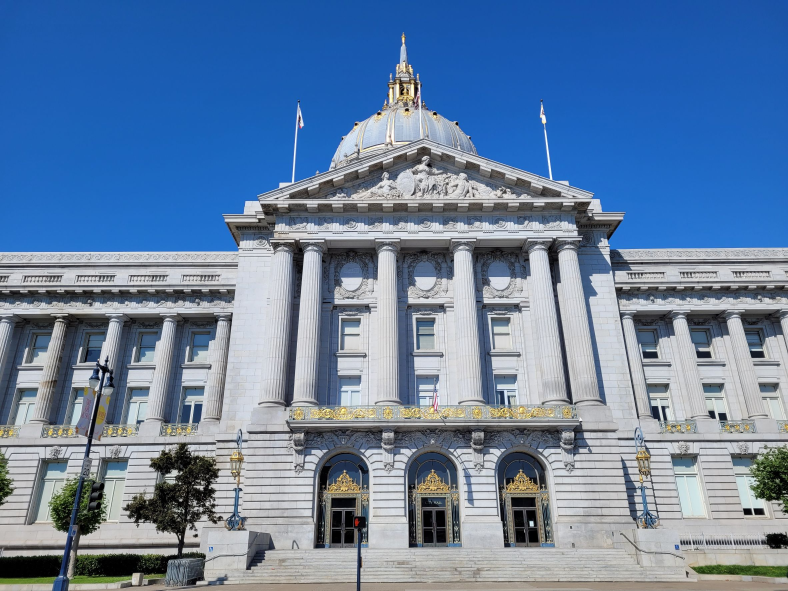
#> input picture mp2/data_p2/p2_0.jpg, 2364 x 1773 px, given in place of p2_4.jpg, which was not available (shown at 1/3 size)
$ jupyter execute Kaylin_Chen_a2_p2.ipynb   (text cells are left out)
#> lines starting #> are read from the running program, lines starting #| are printed output that depends on the picture; pictures that were not available may be replaced by others from this repository, and a replacement may not be noted
[cell 1]
# import data
import numpy as np
from PIL import Image
import matplotlib.pyplot as plt
import scipy.ndimage as ndimage
from scipy import signal
import skimage as ski

[cell 2]
step = 0.8
def display_corners(image, coords, title="Corners detected"):
 plt.imshow(image, cmap='gray')
 plt.title(title)
 plt.plot(coords[:, 1], coords[:, 0], 'o', markersize=1, c='r')

def gaussian_pyramid(img, n=15):
    out = []
    out.append(img)
    for i in range(n):
        img = ski.transform.resize(img, (int(img.shape[0]*step), int(img.shape[1]*step)), preserve_range=True)
        out.append(img)
        # plt.figure()
        # plt.imshow(img)
    return out

def LOG(pyramid, x, y):
    out = []
    sigma = 2
    k=1
    win_size = sigma*6
    w_half=win_size//2
    for img in pyramid:
        x= int(x*step)
        y= int(y*step)
        if x-w_half>=0 and y-w_half>=0 and x+w_half+1<img.shape[0] and y+w_half+1<img.shape[1]:
            input = img[x-w_half:x+w_half+1,y-w_half:y+w_half+1]
            log = ndimage.gaussian_laplace(input, sigma) * ((k*sigma)**2)
            max_val = max(abs(log.max()), abs(log.min()))
            # max_val = abs(log.min())
            out.append([k,max_val])
            # print(max_val)
        k = k/step
    return out

[cell 3]
def show_all_arrows(title, image, cx, cy, rad, ori, color='b'):
    """
    image: numpy array, representing the grayscsale image
    cx, cy: numpy arrays or lists, centers of the detected blobs
    rad: numpy array or list, radius of the detected blobs
    """
    import matplotlib.pyplot as plt
    from matplotlib.patches import FancyArrow,Circle

    fig, ax = plt.subplots()
    ax.set_aspect('equal')
    ax.imshow(image, cmap='gray')
    for x, y,r, ori in zip(cx, cy,rad, ori):
        dy = r * np.cos(ori)
        dx = r * np.sin(ori)
        circ = Circle((x, y), r, color='r', fill=False)
        ax.add_patch(circ)
        arr = FancyArrow(x, y, dx, dy, head_width=3, color=color, fill=False)
        ax.add_patch(arr)

    plt.title(title)
    plt.plot(cx, cy, 'x', markersize=5, c='r')
    # plt.savefig("test/{}.png".format(title))
    plt.show()

[cell 4]
def orientation(x, y, scale, ix, iy):
    import math
    from random import random
    window_size = int(scale*12)
    w_half = int(window_size//2)
    # print(window_size, w_half)
    max_hist = -math.inf
    max_mag = -math.inf
    max_idx=0
    orient=0
    for i in range(x-w_half, x+w_half+1):
        for j in range(y-w_half, y+w_half+1):
            if i>=0 and j>=0 and i<ix.shape[0] and j<iy.shape[1]:
                magnitude = np.sqrt(ix[i][j]**2 + iy[i][j]**2)
                if magnitude>max_mag:
                    max_mag=magnitude
                    ar = np.arctan2(iy[i][j], ix[i][j])
                    # print(ar)
                    if ar <0:
                        orient = ar+2*np.pi
                    else:
                        orient = ar

    return orient

[cell 5]
# [27 lines of commented-out code are left out]

[cell 6]
# name = "p2_4"
name = "p2_1"
# name = "p2_5"
name = "p2_4"
# name = "p2_2"

action = "base"

im=Image.open("data_p2/{}.jpg".format(name))
#> im is the input picture: PIL image 2364x1773 RGB; mean R, G, B 103.6, 129.5, 162.1
im = im.resize([int(im.size[0]/4),int(im.size[1]/4)])
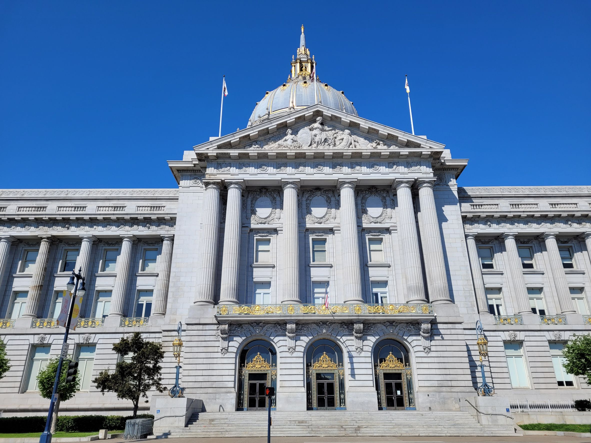
#> im: PIL image 591x443 RGB; mean R, G, B 103.6, 129.5, 162.1

# [22 lines of commented-out code are left out]

plt.figure()
plt.imshow(im)

# convert to grayscale, rescale intensities to [0,1]
gray = np.asarray(im.convert('L'))
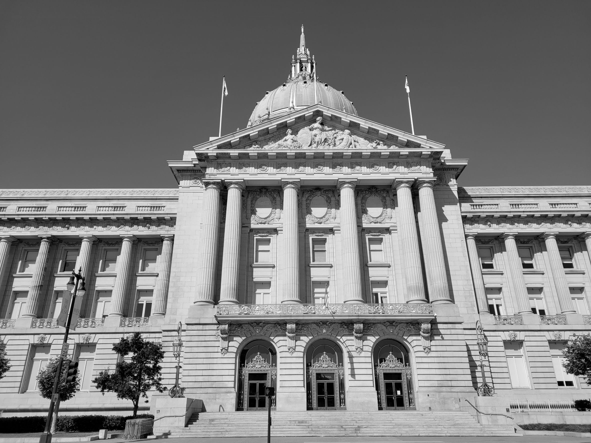
#> gray: shape (443, 591); min 0, max 255, mean 125.4
gray = gray/255.0
# print(gray)
plt.figure()
plt.imshow(gray)

[cell 7]
# compute partial derivatives ix, iy at each pixel
ix = ndimage.sobel(gray,0)
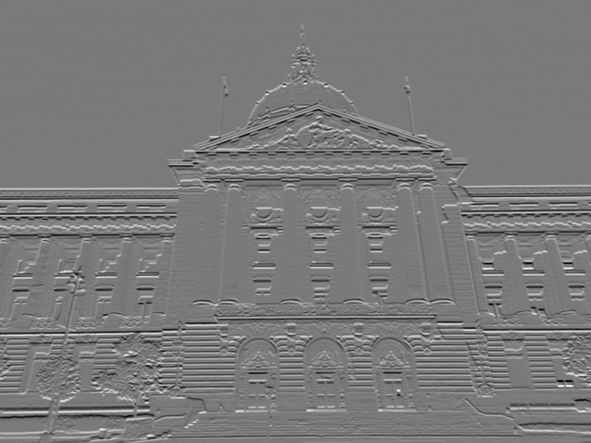
#> ix: shape (443, 591) float64; min -3.16, max 3.42, mean 0.00544; drawn with min black and max white
iy = ndimage.sobel(gray,1)
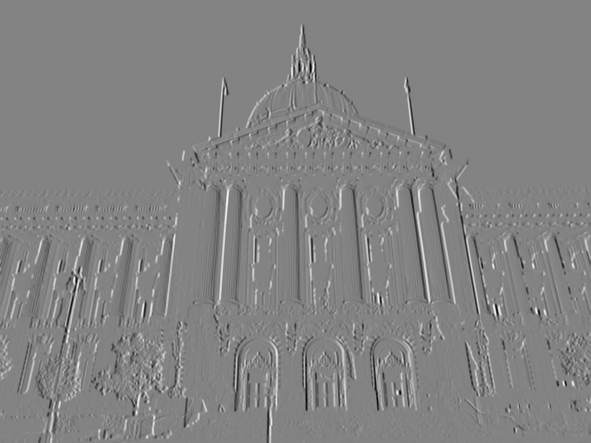
#> iy: shape (443, 591) float64; min -3.64, max 3.44, mean 0.000817; drawn with min black and max white

[cell 8]
# [30 lines of commented-out code are left out]

[cell 9]
# [8 lines of commented-out code are left out]

[cell 10]
# from skimage.feature import corner_peaks,corner_peaks
# coords = corner_peaks(img_thr, min_distance=15, threshold_rel=0.02)
# # print(coords)
# display_corners(gray, coords)

[cell 11]
from skimage.feature import corner_peaks,corner_harris
measure_image = corner_harris(gray)
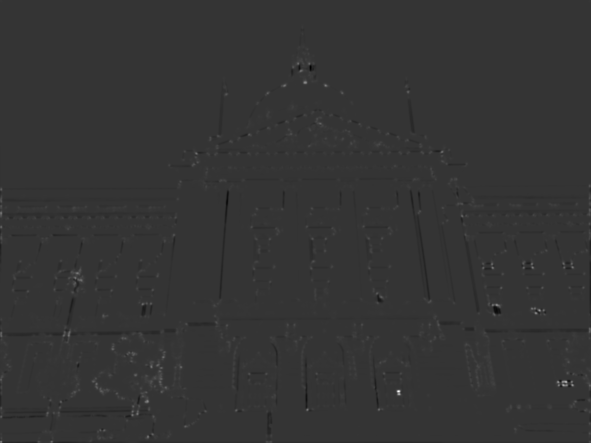
#> measure_image: shape (443, 591) float64; min -2.17, max 8.33, mean 0.00405; drawn with min black and max white
coords = corner_peaks(measure_image, min_distance=15, threshold_rel=0.02)
#> coords = 128 pairs, first value 82 to 426, second value 20 to 572
display_corners(gray, coords)
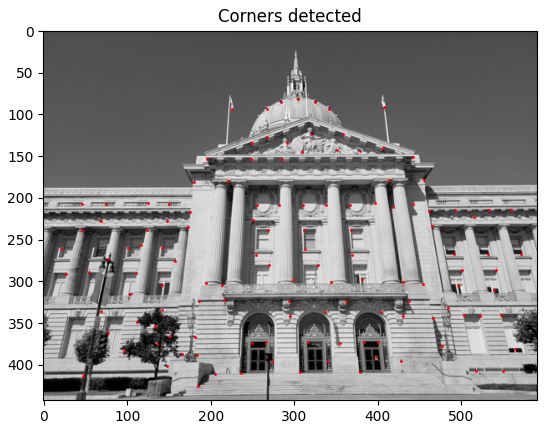
#> figure drawn by matplotlib, 1 panel

[cell 12]
pyramid = gaussian_pyramid(gray)
#> the loop in gaussian_pyramid, `for i in range(n):` made 15 passes
#> pass 1, in gaussian_pyramid, `img = ski.transform.resize(img, (int(img.shape[0]*step), int(img.shape..`:
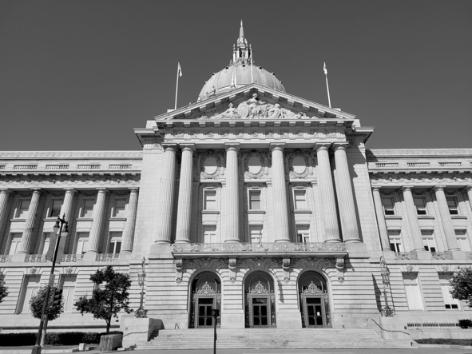
#> img: shape (354, 472) float64; min 0, max 0.982, mean 0.492
#> pass 2, in gaussian_pyramid, `img = ski.transform.resize(img, (int(img.shape[0]*step), int(img.shape..`:
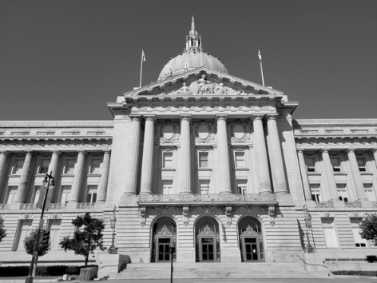
#> img: shape (283, 377) float64; min 5.01e-18, max 0.933, mean 0.492
#> pass 3, in gaussian_pyramid, `img = ski.transform.resize(img, (int(img.shape[0]*step), int(img.shape..`:
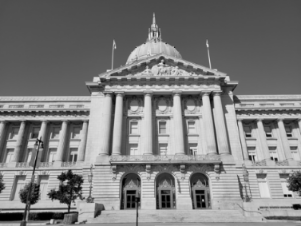
#> img: shape (226, 301) float64; min 6.03e-15, max 0.89, mean 0.492
#> after the loop in gaussian_pyramid, `for i in range(n):`: out = 16 items
#> pyramid = 16 items

[cell 13]
import math
rad = []
arr = []
for i,j in coords:
    # normalize LOG
    log_out = LOG(pyramid, i, j)
    # print(log_out)

    # find scale
    max_v = -math.inf
    max_k=1
    for k, val in log_out:
        if val > max_v:
            max_v = val
            max_k = k
    rad.append(k) # todo
    # compute orientation dx,dy
    orient = orientation(i,j,max_k, ix, iy)
    # print(max_k)
    arr.append(orient)
#> this loop made 128 passes
#> (i, j, window_size in orientation, orient) on passes 1 to 12: (391, 398, 174, 4.81), (381, 565, 174, 4.89), (310, 539, 218, 4.89), (82, 305, 89, 4.74), (401, 147, 174, 1.47), (304, 496, 272, 4.81), (85, 325, 89, 4.74), (267, 532, 218, 4.89), (273, 77, 71, 1.28), (409, 307, 174, 4.73), (267, 492, 272, 4.81), (366, 151, 139, 0.0452)
#> (i, j) on passes 51 to 56: (374, 249), (238, 368), (289, 54), (144, 379), (134, 291), (276, 157)

[cell 14]
# plot arrow
arr = np.asarray(arr)
# print(arr[:,1].shape)
# print(arr[:,1])
# show_all_circles(gray, coords[:,1], coords[:,0], rad)
title = "{}_{}".format(name, action)
show_all_arrows(title, gray,coords[:,1], coords[:,0],rad, arr )
#> the loop in show_all_arrows, `for x, y,r, ori in zip(cx, cy,rad, ori):` made 128 passes
#> (x, y, r, ori) on passes 1 to 12: (398, 391, 14.55, 4.81), (565, 381, 14.55, 4.89), (539, 310, 18.19, 4.89), (305, 82, 7.45, 4.74), (147, 401, 14.55, 1.47), (496, 304, 22.74, 4.81), (325, 85, 7.45, 4.74), (532, 267, 18.19, 4.89), (77, 273, 7.45, 1.28), (307, 409, 14.55, 4.73), (492, 267, 22.74, 4.81), (151, 366, 14.55, 0.0452)
#> in show_all_arrows, `plt.show()`:
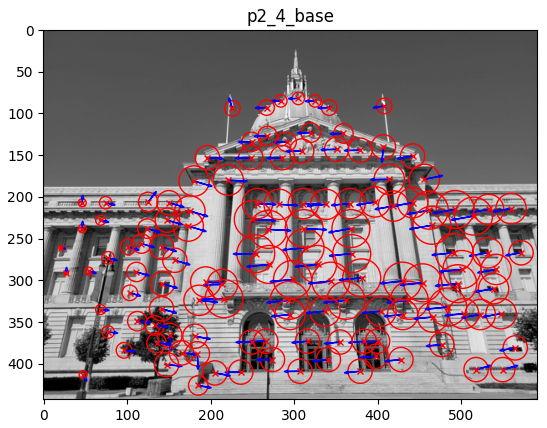
#> figure drawn by matplotlib, 1 panel

$ run again, on mp2/data_p2/p2_4.jpg
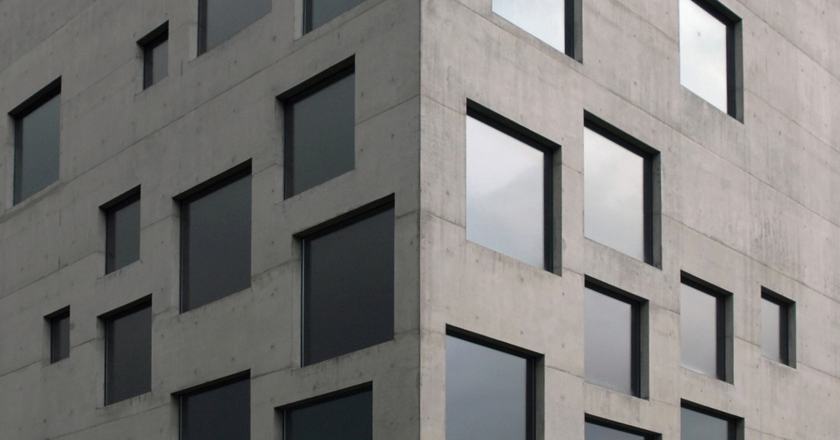
#> input picture mp2/data_p2/p2_4.jpg, 1680 x 879 px (shown at 1/2 size)
#> im is the input picture: PIL image 1680x879 RGB; mean R, G, B 124, 122.4, 120.5
#> im: PIL image 420x219 RGB
#> `measure_image = corner_harris(gray)`:
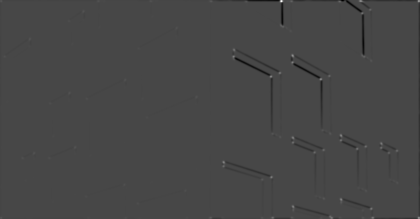
#> measure_image: shape (219, 420) float64; min -1.64, max 4.2, mean -0.0119; drawn with min black and max white
#> coords = 33 pairs, first value 26 to 203, second value 29 to 397
#> after the loop in gaussian_pyramid, `for i in range(n):`: out = 16 items
#> the loop `for i,j in coords:` made 33 passes
#> (i, j, window_size in orientation, orient) on passes 1 to 8: (55, 292, 71, 4.72), (79, 320, 89, 4.72), (162, 223, 139, 2.87), (76, 271, 89, 5.86), (199, 341, 89, 2.86), (135, 341, 139, 5.82), (56, 233, 71, 5.86), (177, 271, 111, 2.87)
#> after the loop `for i,j in coords:`: arr = 33 values, max 5.9 at index 12, min 1.54 at index 18, mean 3.99; rad = 33 values, max 11.64 at index 2, min 2.44 at index 14, mean 7.84
#> the loop in show_all_arrows, `for x, y,r, ori in zip(cx, cy,rad, ori):` made 33 passes
#> (x, y, r, ori, dy, dx) on passes 1 to 8: (292, 55, 5.96, 4.72, 0.0294, -5.96), (320, 79, 7.45, 4.72, 0.0549, -7.45), (223, 162, 11.64, 2.87, -11.21, 3.15), (271, 76, 7.45, 5.86, 6.78, -3.09), (341, 199, 7.45, 2.86, -7.16, 2.07), (341, 135, 11.64, 5.82, 10.43, -5.17), (233, 56, 5.96, 5.86, 5.42, -2.47), (271, 177, 9.31, 2.87, -8.97, 2.52)
#> in show_all_arrows, `plt.show()`:
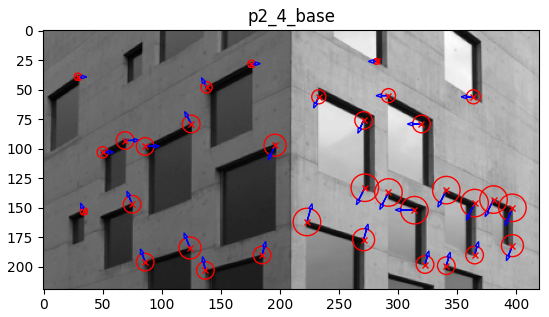
#> figure drawn by matplotlib, 1 panel
